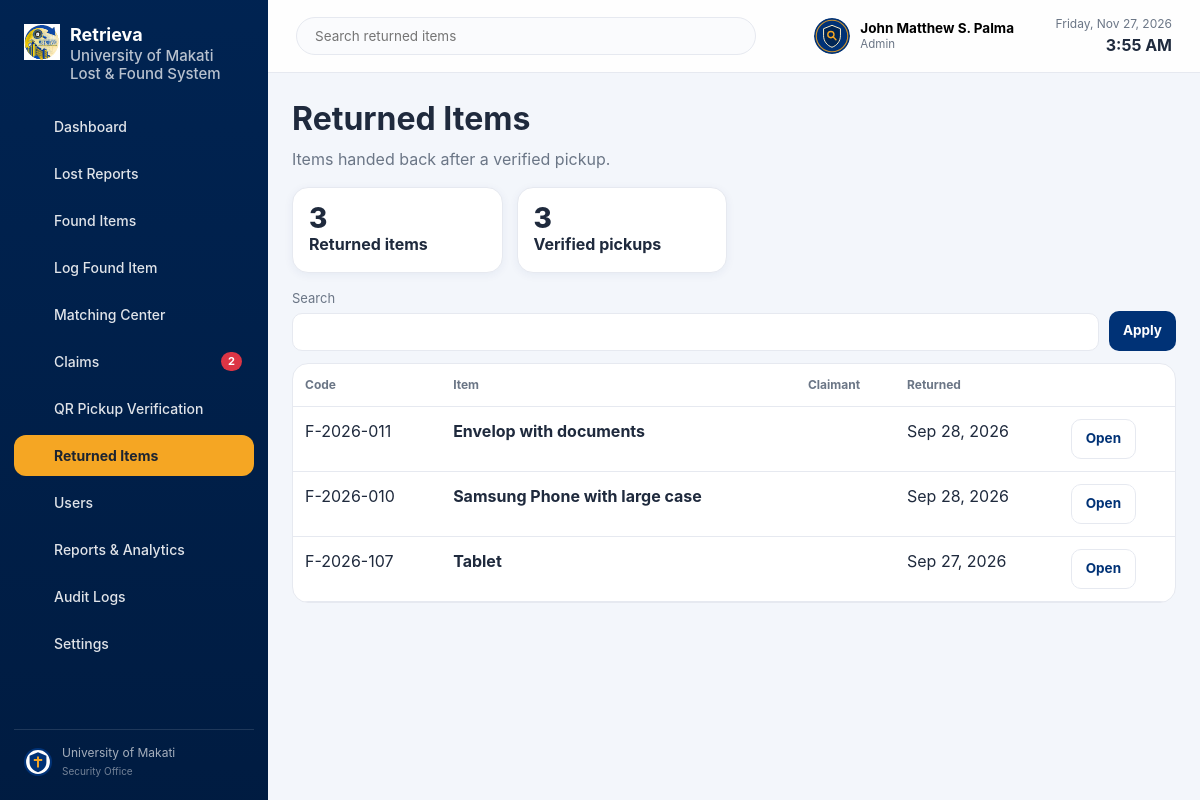
The page /dashboard/admin-returned.php (signed in) on the database its author committed.
### tables this page shows
CREATE TABLE users (
  id                    INT UNSIGNED AUTO_INCREMENT PRIMARY KEY,
  email                 VARCHAR(150) NOT NULL UNIQUE,
  student_id            VARCHAR(30)  NULL UNIQUE,
  phone                 VARCHAR(30)  NULL,
  program_department    VARCHAR(150) NULL,
  email_verified        TINYINT(1)   NOT NULL DEFAULT 0,
  phone_verified        TINYINT(1)   NOT NULL DEFAULT 0,
  last_login_at         DATETIME     NULL,
  notify_email          TINYINT(1)   NOT NULL DEFAULT 1,
  notify_sms            TINYINT(1)   NOT NULL DEFAULT 0,
  notify_in_app         TINYINT(1)   NOT NULL DEFAULT 1,
  notify_matches        TINYINT(1)   NOT NULL DEFAULT 1,
  notify_system         TINYINT(1)   NOT NULL DEFAULT 1,
  share_lost_reports    TINYINT(1)   NOT NULL DEFAULT 1,
  full_name             VARCHAR(150) NOT NULL,
  password_hash         VARCHAR(255) NULL,           
  password_is_set       TINYINT(1)   NOT NULL DEFAULT 0,
  skip_password_prompt  TINYINT(1)   NOT NULL DEFAULT 0,  
  role                  ENUM('admin','security','professor','student') NOT NULL DEFAULT 'student',
  auth_provider         ENUM('local','google') NOT NULL DEFAULT 'local',
  google_id             VARCHAR(100) NULL UNIQUE,
  avatar_url            VARCHAR(500) NULL,            
  totp_secret           VARCHAR(64)  NULL,
  totp_enabled          TINYINT(1)   NOT NULL DEFAULT 0,
  login_method          ENUM('email','totp') NOT NULL DEFAULT 'email',
  status                ENUM('active','blocked') NOT NULL DEFAULT 'active',
  failed_attempts       INT UNSIGNED NOT NULL DEFAULT 0,
  lockout_until         DATETIME     NULL,
  created_at            TIMESTAMP NOT NULL DEFAULT CURRENT_TIMESTAMP,
  updated_at            TIMESTAMP NOT NULL DEFAULT CURRENT_TIMESTAMP ON UPDATE CURRENT_TIMESTAMP
);

CREATE TABLE found_items (
  id                 INT UNSIGNED AUTO_INCREMENT PRIMARY KEY,
  public_code        VARCHAR(30) NULL UNIQUE,
  logged_by          INT UNSIGNED NOT NULL,
  item_name          VARCHAR(150) NOT NULL,
  category           ENUM('Phone (Android)','Phone (Iphone)','Tablet','ID','Lace','Tumbler/Flask/Bottled Water','Bag','Shoes','Notebook','Book','Other') NOT NULL,
  other_category     VARCHAR(150) NULL,
  location_found     VARCHAR(150) NOT NULL,
  date_found         DATE NOT NULL,
  photo_path         VARCHAR(500) NULL,
  public_summary     VARCHAR(500) NULL,  
  extracted_text     TEXT NULL,       
  masked_features    TEXT NULL,       
  status             ENUM('unclaimed','pending_verification','claimed','disposed','returned') NOT NULL DEFAULT 'unclaimed',
  created_at         TIMESTAMP NOT NULL DEFAULT CURRENT_TIMESTAMP,
  FOREIGN KEY (logged_by) REFERENCES users(id)
);

CREATE TABLE pickups (
  id            INT UNSIGNED AUTO_INCREMENT PRIMARY KEY,
  claim_id      INT UNSIGNED NOT NULL UNIQUE,
  qr_token      VARCHAR(255) NOT NULL UNIQUE,
  expires_at    DATETIME NULL,
  status        ENUM('pending','verified','expired','invalid') NOT NULL DEFAULT 'pending',
  scheduled_for DATETIME NULL,
  scanned_at    DATETIME NULL,
  verified_by   INT UNSIGNED NULL,       
  return_code   VARCHAR(30) NULL,
  return_method VARCHAR(80) NULL,
  condition_note VARCHAR(255) NULL,
  created_at    TIMESTAMP NOT NULL DEFAULT CURRENT_TIMESTAMP,
  FOREIGN KEY (claim_id) REFERENCES claims(id) ON DELETE CASCADE,
  FOREIGN KEY (verified_by) REFERENCES users(id)
);

### dashboard/admin/views.php (the view, shortened to what the rows shown need)
<?php
function admin_intro(string $title, string $copy, string $action = ''): string {
    return '<div class="page-intro"><div><h1>' . h($title) . '</h1><p>' . h($copy) . '</p></div>' . $action . '</div>';
}
function admin_render(string $module, array $data): string {
    return match ($module) {
        'dashboard' => admin_view_dashboard($data),
        'lost-reports' => admin_view_lost($data),
        'found-items' => admin_view_found($data),
        'log-found' => admin_view_log($data),
        'matching' => admin_view_matching($data),
        'claims' => admin_view_claims($data),
        'pickup' => admin_view_pickup($data),
        'returned' => admin_view_returned($data),
        'users' => admin_view_users($data),
        'reports' => admin_view_reports($data),
        'audit' => admin_view_audit($data),
        'settings' => admin_view_settings($data),
        default => '<p class="empty">This page is not available.</p>',
    };
}
function admin_cover_map(array $rows, string $idKey, string $pathKey): array {
    $covers = [];
    foreach ($rows as $row) {
        $id = (int) ($row[$idKey] ?? 0);
        if ($id > 0) {
            $covers[$id] = client_photo_src($row[$pathKey] ?? null);
        }
    }
    return $covers;
}
function admin_view_returned(array $data): string {
    $rows = '';
    $details = '';
    $returnFound = retrieva_photo_map('found', admin_cover_map($data['rows'], 'found_id', 'photo_path'));
    $returnLost = retrieva_photo_map('lost', admin_cover_map($data['rows'], 'lost_id', 'lost_photo'));
    foreach ($data['rows'] as $row) {
        $key = (int) ($row['pickup_id'] ?: $row['found_id']);
        $rows .= '<tr><td>' . h((string) ($row['found_code'] ?? '')) . '</td><td><strong>' . h($row['item_name']) . '</strong></td><td>' . h((string) ($row['full_name'] ?? '')) . '</td><td>' . h(client_date($row['scanned_at'] ?? $row['reviewed_at'])) . '</td><td><button class="btn btn-ghost" type="button" data-open-detail="return-' . $key . '">Open</button></td></tr>';
        $issue = '';
        if (!empty($row['pickup_id'])) {
            $issue = '<form class="stack-form" method="post" action="../database/admin/actions.php" data-client-ajax>' . csrf_field() . '<input type="hidden" name="action" value="report_return_issue"><input type="hidden" name="pickup_id" value="' . (int) $row['pickup_id'] . '"><label class="filter-field">Issue note<input name="condition_note" value="' . h((string) $row['condition_note']) . '" maxlength="255" required></label><button class="btn btn-ghost" type="submit">Save issue</button></form>';
        }
        $returnPhotos = array_merge($returnFound[(int) $row['found_id']] ?? [], $returnLost[(int) ($row['lost_id'] ?? 0)] ?? []);
        $details .= '<template id="detail-return-' . $key . '"><h2 id="drawer-title">' . h($row['item_name']) . '</h2>' . client_photo_gallery($returnPhotos, $row['item_name'])  . '<ol class="note-list"><li>Claim reviewed ' . h(client_date($row['reviewed_at'])) . '</li><li>Pickup scanned ' . h(client_date($row['scanned_at']) ?: 'not yet') . '</li><li>Report resolved ' . h(client_date($row['resolved_at']) ?: 'not linked') . '</li></ol><p class="muted">Claim ' . h((string) $row['claim_code']) . ' · Lost report ' . h((string) $row['lost_code']) . '</p>' . $issue . '</template>';
    }
    return admin_intro('Returned Items', 'Items handed back after a verified pickup.')
        . '<section class="kpi-grid"><article class="kpi kpi--green"><div><div class="kpi__value">' . (int) $data['returned'] . '</div><div class="kpi__label">Returned items</div></div></article><article class="kpi"><div><div class="kpi__value">' . (int) $data['verified'] . '</div><div class="kpi__label">Verified pickups</div></div></article></section>'
        . '<form class="filter-bar" method="get" action="admin-returned.php" data-client-filter><label class="filter-field filter-field--search">Search<input type="search" name="q" value="' . h($data['filters']['q']) . '"></label><button class="btn btn-primary" type="submit">Apply</button></form>'
        . '<div class="admin-table-wrap"><table class="admin-table"><thead><tr><th>Code</th><th>Item</th><th>Claimant</th><th>Returned</th><th></th></tr></thead><tbody>'
        . ($rows ?: '<tr><td colspan="5" class="empty">No returned items yet.</td></tr>') . '</tbody></table></div>' . $details;
}

### dashboard/admin/page.php (shortened to what the rows shown need)
<?php
require_once __DIR__ . '/../_bootstrap.php';
require_once __DIR__ . '/../../database/admin/lib.php';
require_once __DIR__ . '/prefetch.php';
require_once __DIR__ . '/../client/views.php';
$adminModule = $adminModule ?? 'dashboard';
$payload = admin_module($adminModule, (int) $user['id'], $_GET);
$meta = admin_asset_map()[$adminModule];
?>
<!DOCTYPE html>
<html lang="en">
<head>
<link rel="stylesheet" href="../assets/theme.css">
<link rel="stylesheet" href="styles.css">
<link rel="stylesheet" href="client/client.css">
<link rel="stylesheet" href="admin/admin.css">
<link rel="stylesheet" href="<?= h($meta['css']) ?>">
</head>
<body class="client-shell admin-shell" data-page="<?= h($adminModule) ?>" data-role="<?= h($role) ?>">
<div class="main-col">
  <header class="topbar client-topbar">
    <div class="topbar__actions">
      <div class="user-menu">
        <button class="user-menu__trigger" id="user-menu-trigger" type="button">
          <span class="user-menu__text">
            <strong><?= h($user['full_name']) ?></strong>
            <small><?= h(role_label($role)) ?></small>
          </span>
        </button>
      </div>
    </div>
  </header>
  <main id="client-module" class="client-module module-<?= h($adminModule) ?>" tabindex="-1">
    <?= $payload['html'] ?>
  </main>
</div>
</body>
</html>

### rows shown on the page
users: full_name "John Matthew S. Palma", role "Admin"
found_items: public_code "F-2026-011", item_name "Envelop with documents"
pickups: scanned_at "Sep 28, 2026"
found_items: public_code "F-2026-010", item_name "Samsung Phone with large case"
pickups: scanned_at "Sep 28, 2026"
found_items: public_code "F-2026-107", item_name "Tablet"
pickups: scanned_at "Sep 27, 2026"

### other values the page prints
$label "Dashboard"
$label "Lost Reports"
$label "Found Items"
$label "Log Found Item"
$label "Matching Center"
$label "Claims"
$pendingClaims "2"
$label "QR Pickup Verification"
$label "Returned Items"
$label "Users"
$label "Reports & Analytics"
$label "Audit Logs"
$label "Settings"
$now->format('l, M j, Y') "Friday, Nov 27, 2026"
$now->format('g:i A') "3:55 AM"
